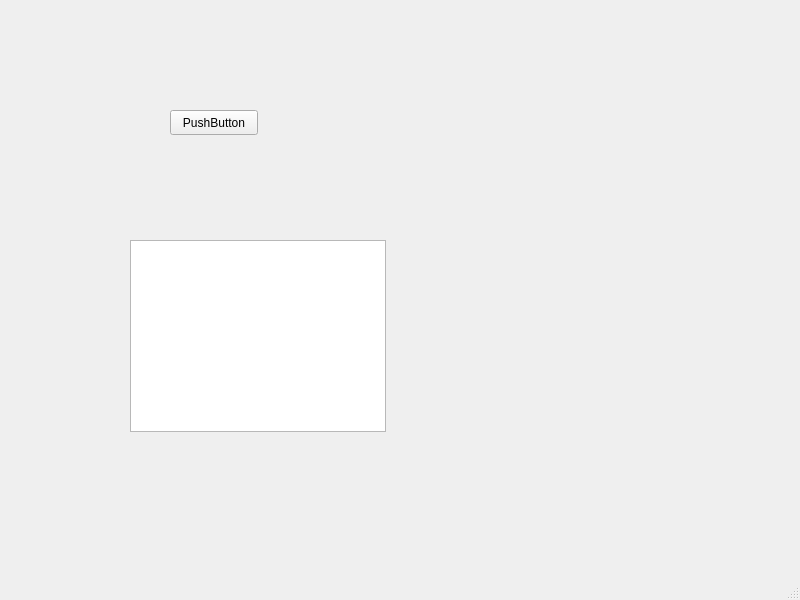
<?xml version="1.0" encoding="UTF-8"?>
<ui version="4.0">
 <class>MainWindow</class>
 <widget class="QMainWindow" name="MainWindow">
  <property name="geometry">
   <rect>
    <x>0</x>
    <y>0</y>
    <width>800</width>
    <height>600</height>
   </rect>
  </property>
  <property name="windowTitle">
   <string>MainWindow</string>
  </property>
  <widget class="QWidget" name="centralwidget">
   <widget class="QPushButton" name="pushButton">
    <property name="geometry">
     <rect>
      <x>170</x>
      <y>110</y>
      <width>88</width>
      <height>25</height>
     </rect>
    </property>
    <property name="text">
     <string>PushButton</string>
    </property>
   </widget>
   <widget class="QUndoView" name="undoView">
    <property name="geometry">
     <rect>
      <x>130</x>
      <y>240</y>
      <width>256</width>
      <height>192</height>
     </rect>
    </property>
   </widget>
  </widget>
  <widget class="QMenuBar" name="menubar">
   <property name="geometry">
    <rect>
     <x>0</x>
     <y>0</y>
     <width>800</width>
     <height>22</height>
    </rect>
   </property>
  </widget>
  <widget class="QStatusBar" name="statusbar"/>
 </widget>
 <resources/>
 <connections/>
</ui>
